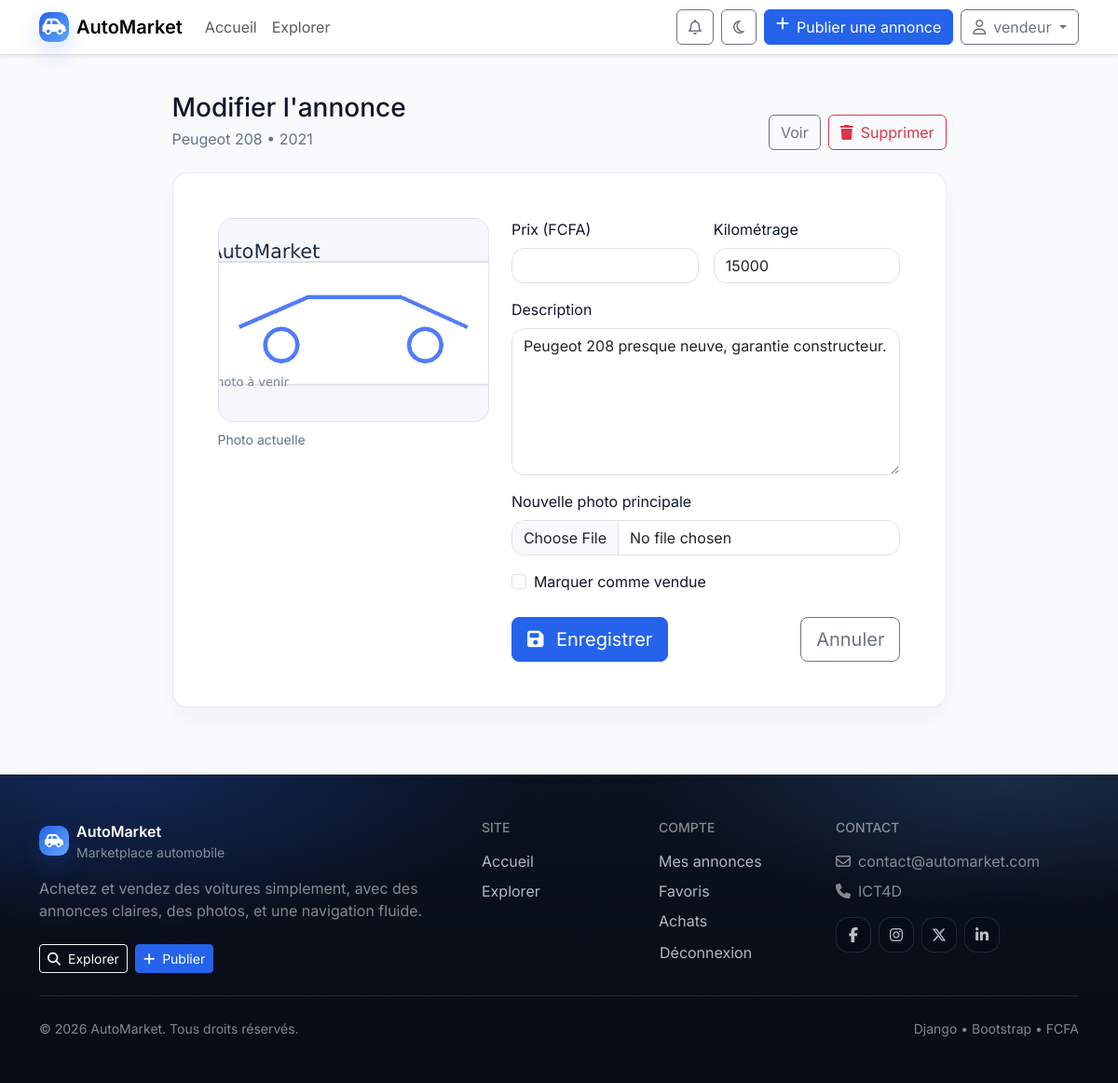
Page /voiture/2/modifier/ (signed in) on the committed database.
### voitures/models.py (models this page shows, shortened)
class Voiture(models.Model):
    ETAT_CHOICES = [
        ('neuf', 'Neuf'),
        ('occasion', 'Occasion'),
        ('reconditionne', 'Reconditionné'),
    ]
    COULEUR_CHOICES = [
        ('blanc', 'Blanc'),
        ('noir', 'Noir'),
        ('gris', 'Gris'),
        ('rouge', 'Rouge'),
        ('bleu', 'Bleu'),
        ('vert', 'Vert'),
        ('jaune', 'Jaune'),
        ('argent', 'Argent'),
        ('orange', 'Orange'),
        ('violet', 'Violet'),
        ('marron', 'Marron'),
        ('beige', 'Beige'),
    ]
    modele = models.ForeignKey(Modele, on_delete=models.CASCADE, related_name='voitures')
    prix = models.DecimalField(max_digits=10, decimal_places=2)
    kilometrage = models.PositiveIntegerField(default=0)
    annee = models.PositiveIntegerField(
        validators=[MinValueValidator(1900), MaxValueValidator(2026)]
    )
    couleur = models.CharField(max_length=20, choices=COULEUR_CHOICES)
    etat = models.CharField(max_length=20, choices=ETAT_CHOICES)
    description = models.TextField()
    date_ajout = models.DateTimeField(auto_now_add=True)
    date_modification = models.DateTimeField(auto_now=True)
    vendeur = models.ForeignKey(User, on_delete=models.CASCADE, related_name='voitures_vendues')
    est_vendue = models.BooleanField(default=False)
    est_reservee = models.BooleanField(default=False)
    image_principale = models.ImageField(
        upload_to='voitures/',
        default='voitures/default.jpg',
        blank=True
    )
    vue = models.PositiveIntegerField(default=0)
    class Meta:
        ordering = ['-date_ajout']
        verbose_name = 'Voiture'
        verbose_name_plural = 'Voitures'

class Modele(models.Model):
    TYPE_CARBURANT = [
        ('essence', 'Essence'),
        ('diesel', 'Diesel'),
        ('hybride', 'Hybride'),
        ('electrique', 'Électrique'),
        ('gpl', 'GPL'),
    ]
    TRANSMISSION = [
        ('manuelle', 'Manuelle'),
        ('automatique', 'Automatique'),
        ('semi-auto', 'Semi-automatique'),
    ]
    marque = models.ForeignKey(Marque, on_delete=models.CASCADE, related_name='modeles')
    nom = models.CharField(max_length=100)
    annee_lancement = models.PositiveIntegerField(
        validators=[MinValueValidator(1900), MaxValueValidator(2026)]
    )
    type_carburant = models.CharField(max_length=20, choices=TYPE_CARBURANT, default='essence')
    transmission = models.CharField(max_length=20, choices=TRANSMISSION, default='manuelle')
    puissance = models.PositiveIntegerField(help_text="Puissance en chevaux", default=100)
    consommation = models.FloatField(help_text="Consommation en L/100km", default=6.0)
    description = models.TextField(blank=True)
    class Meta:
        ordering = ['marque', 'nom']
        unique_together = ['marque', 'nom']
        verbose_name = 'Modèle'
        verbose_name_plural = 'Modèles'

class Marque(models.Model):
    nom = models.CharField(max_length=100, unique=True)
    pays = models.CharField(max_length=100)
    logo = models.ImageField(upload_to='logos/', blank=True, null=True)
    date_creation = models.DateField()
    description = models.TextField(blank=True)
    class Meta:
        ordering = ['nom']
        verbose_name = 'Marque'
        verbose_name_plural = 'Marques'

### voitures/views.py (the view, shortened to what this page needs)
# urls.py: path('voiture/<int:voiture_id>/modifier/', views.modifier_voiture, name='modifier_voiture'),
@login_required
def modifier_voiture(request, voiture_id):
    voiture = get_object_or_404(Voiture, id=voiture_id)
    if voiture.vendeur != request.user:
        messages.error(request, "Vous n'avez pas la permission de modifier cette annonce.")
        return redirect('detail_voiture', voiture_id=voiture_id)
    context = {'voiture': voiture}
    return render(request, 'voitures/modifier_voiture.html', context)

### voitures/context_processors.py (called while the page is built)
def notification_counts(request):
    if not getattr(request, "user", None) or not request.user.is_authenticated:
        return {"unread_notifications_count": 0}
    return {
        "unread_notifications_count": Notification.objects.filter(
            utilisateur=request.user, lu=False
        ).count()
    }

### templates/voitures/modifier_voiture.html (shortened to what this page needs)
{% extends 'base.html' %}
{% load static %}
{% block main_class %}container py-4{% endblock %}
{% block content %}
<div class="row justify-content-center">
  <div class="col-lg-9">
    <div class="d-flex flex-wrap align-items-end justify-content-between gap-3 mb-4">
      <div>
        <h1 class="h3 mb-1">Modifier l'annonce</h1>
        <p class="am-muted mb-0">{{ voiture.modele.marque.nom }} {{ voiture.modele.nom }} • {{ voiture.annee }}</p>
      </div>
      <div class="d-flex gap-2">
        <a class="btn btn-outline-secondary" href="{% url 'detail_voiture' voiture.id %}">Voir</a>
        <a class="btn btn-outline-danger" href="{% url 'supprimer_voiture' voiture.id %}">
          <i class="fa-solid fa-trash me-2"></i>Supprimer
        </a>
      </div>
    </div>
    <div class="am-card am-form-card p-4 p-md-5">
      <div class="row g-4">
        <div class="col-md-5">
          <div class="am-car-media ratio ratio-4x3">
            <img class="am-img-cover" src="{{ voiture.image_principale.url }}"
                 onerror="this.onerror=null;this.src='{% static 'img/placeholder-car.svg' %}';"
                 alt="{{ voiture.modele.marque.nom }} {{ voiture.modele.nom }}">
          </div>
          <div class="small am-muted mt-2">Photo actuelle</div>
        </div>
        <div class="col-md-7">
          <form method="post" enctype="multipart/form-data">
            <div class="row g-3">
              <div class="col-md-6">
                <label for="prix" class="form-label">Prix (FCFA)</label>
                <input type="number" class="form-control" id="prix" name="prix" min="0" step="0.01"
                       value="{{ voiture.prix }}" required>
              </div>
              <div class="col-md-6">
                <label for="kilometrage" class="form-label">Kilométrage</label>
                <input type="number" class="form-control" id="kilometrage" name="kilometrage" min="0"
                       value="{{ voiture.kilometrage }}" required>
              </div>
              <div class="col-12">
                <label for="description" class="form-label">Description</label>
                <textarea class="form-control" id="description" name="description" rows="6" required>{{ voiture.description }}</textarea>
              </div>
              <div class="col-12">
                <label for="image" class="form-label">Nouvelle photo principale</label>
                <input type="file" class="form-control" id="image" name="image" accept="image/*">
              </div>
              <div class="col-12">
                <div class="form-check">
                  <input class="form-check-input" type="checkbox" id="est_vendue" name="est_vendue" {% if voiture.est_vendue %}checked{% endif %}>
                  <label class="form-check-label" for="est_vendue">Marquer comme vendue</label>
                </div>
              </div>
            </div>
            <div class="d-flex flex-wrap justify-content-between gap-2 mt-4">
              <button type="submit" class="btn btn-primary btn-lg">
                <i class="fa-solid fa-floppy-disk me-2"></i> Enregistrer
              </button>
              <a class="btn btn-outline-secondary btn-lg" href="{% url 'detail_voiture' voiture.id %}">Annuler</a>
            </div>
          </form>
        </div>
      </div>
    </div>
  </div>
</div>
{% endblock %}

### templates/base.html (shortened to what this page needs)
{% load static %}
<!doctype html>
<html lang="fr" data-theme="light">
<head>
  <link href="https://cdn.jsdelivr.net/npm/bootstrap@5.3.3/dist/css/bootstrap.min.css" rel="stylesheet">
  <link rel="stylesheet" href="https://cdnjs.cloudflare.com/ajax/libs/font-awesome/6.5.2/css/all.min.css">
  <link rel="stylesheet" href="{% static 'css/app.css' %}">
</head>
<body class="{% block body_class %}{% endblock %}">
  <nav class="navbar navbar-expand-lg bg-white border-bottom shadow-sm sticky-top">
    <div class="container">
      <a class="navbar-brand fw-semibold d-flex align-items-center gap-2" href="{% url 'accueil' %}">
        <span class="brand-mark"><i class="fa-solid fa-car-side"></i></span>
        <span>AutoMarket</span>
      </a>
      <div class="collapse navbar-collapse" id="navbarNav">
        <ul class="navbar-nav me-auto">
          <li class="nav-item">
            <a class="nav-link {% if request.resolver_match.url_name == 'accueil' %}active{% endif %}"
               href="{% url 'accueil' %}">Accueil</a>
          </li>
          <li class="nav-item">
            <a class="nav-link {% if request.resolver_match.url_name == 'liste_voitures' %}active{% endif %}"
               href="{% url 'liste_voitures' %}">Explorer</a>
          </li>
        </ul>
        <div class="d-flex align-items-center gap-2">
          {% if user.is_authenticated %}
          <a class="btn btn-outline-secondary position-relative" href="{% url 'notifications' %}" aria-label="Notifications">
            <i class="fa-regular fa-bell"></i>
          </a>
          <button class="btn btn-outline-secondary" type="button" data-theme-toggle aria-label="Mode sombre/clair">
            <i class="fa-regular fa-moon"></i>
          </button>
          <a class="btn btn-primary d-none d-lg-inline-flex" href="{% url 'ajouter_voiture' %}">
            <i class="fa-solid fa-plus me-2"></i> Publier une annonce
          </a>
          <div class="dropdown">
            <button class="btn btn-outline-secondary dropdown-toggle" type="button" data-bs-toggle="dropdown"
                    aria-expanded="false">
              <i class="fa-regular fa-user me-2"></i>{{ user.username }}
            </button>
          </div>
          {% else %}
          <a class="btn btn-outline-secondary" href="{% url 'connexion' %}">Connexion</a>
          <a class="btn btn-primary" href="{% url 'inscription' %}">Créer un compte</a>
          {% endif %}
        </div>
      </div>
    </div>
  </nav>
  <main class="{% block main_class %}container py-4{% endblock %}">
    {% block content %}{% endblock %}
  </main>
  <footer class="am-footer mt-5">
    <div class="container py-5">
      <div class="row g-4">
        <div class="col-lg-5">
          <div class="d-flex align-items-center gap-2 mb-3">
            <span class="brand-mark"><i class="fa-solid fa-car-side"></i></span>
            <div>
              <div class="fw-semibold text-white">AutoMarket</div>
              <div class="small text-white-50">Marketplace automobile</div>
            </div>
          </div>
          <p class="text-white-50 mb-4">
            Achetez et vendez des voitures simplement, avec des annonces claires, des photos, et une navigation fluide.
          </p>
          <div class="d-flex flex-wrap gap-2">
            <a class="btn btn-sm btn-outline-light" href="{% url 'liste_voitures' %}">
              <i class="fa-solid fa-magnifying-glass me-2"></i>Explorer
            </a>
            {% if user.is_authenticated %}
              <a class="btn btn-sm btn-primary" href="{% url 'ajouter_voiture' %}">
                <i class="fa-solid fa-plus me-2"></i>Publier
              </a>
            {% else %}
              <a class="btn btn-sm btn-primary" href="{% url 'inscription' %}">Créer un compte</a>
            {% endif %}
          </div>
        </div>
        <div class="col-6 col-lg-2">
          <h6 class="text-uppercase small text-white-50 mb-3">Site</h6>
          <ul class="list-unstyled vstack gap-2 mb-0">
            <li><a class="am-footer-link" href="{% url 'accueil' %}">Accueil</a></li>
            <li><a class="am-footer-link" href="{% url 'liste_voitures' %}">Explorer</a></li>
          </ul>
        </div>
        <div class="col-6 col-lg-2">
          <h6 class="text-uppercase small text-white-50 mb-3">Compte</h6>
          <ul class="list-unstyled vstack gap-2 mb-0">
            {% if user.is_authenticated %}
              <li><a class="am-footer-link" href="{% url 'mes_voitures' %}">Mes annonces</a></li>
              <li><a class="am-footer-link" href="{% url 'mes_favoris' %}">Favoris</a></li>
              <li><a class="am-footer-link" href="{% url 'mes_achats' %}">Achats</a></li>
              <li>
                <form method="post" action="{% url 'deconnexion' %}">
                  <button class="am-footer-link btn btn-link p-0 text-start" type="submit">Déconnexion</button>
                </form>
              </li>
            {% else %}
              <li><a class="am-footer-link" href="{% url 'connexion' %}">Connexion</a></li>
              <li><a class="am-footer-link" href="{% url 'inscription' %}">Inscription</a></li>
            {% endif %}
          </ul>
        </div>
        <div class="col-lg-3">
          <h6 class="text-uppercase small text-white-50 mb-3">Contact</h6>
          <div class="text-white-50 vstack gap-2">
            <div><i class="fa-regular fa-envelope me-2"></i>contact@automarket.com</div>
            <div><i class="fa-solid fa-phone me-2"></i>ICT4D</div>
          </div>
          <div class="d-flex gap-2 mt-3">
            <a class="am-social" href="#" aria-label="Facebook"><i class="fa-brands fa-facebook-f"></i></a>
            <a class="am-social" href="#" aria-label="Instagram"><i class="fa-brands fa-instagram"></i></a>
            <a class="am-social" href="#" aria-label="X"><i class="fa-brands fa-x-twitter"></i></a>
            <a class="am-social" href="#" aria-label="LinkedIn"><i class="fa-brands fa-linkedin-in"></i></a>
          </div>
        </div>
      </div>
      <div class="am-footer-bottom d-flex flex-wrap justify-content-between align-items-center gap-2 pt-4 mt-4">
        <small class="text-white-50">&copy; {% now "Y" %} AutoMarket. Tous droits réservés.</small>
        <small class="text-white-50">Django • Bootstrap • FCFA</small>
      </div>
    </div>
  </footer>
</body>
</html>

### static/css/app.css (style rules this page uses)
:root { --am-bg: #f8fafc; --am-card: #ffffff; --am-text: #0f172a; --am-muted: #64748b; --am-border: rgba(15, 23, 42, 0.08); --am-primary: #2563eb; --am-primary-2: #1d4ed8; }
html, body { height: 100%; }
body { background: var(--am-bg); color: var(--am-text); font-family: Inter, system-ui, -apple-system, "Segoe UI", Roboto, Arial, sans-serif; }
.brand-mark { display: inline-flex; align-items: center; justify-content: center; width: 2rem; height: 2rem; border-radius: 0.65rem; background: linear-gradient(135deg, var(--am-primary), #60a5fa); color: #fff; box-shadow: 0 10px 25px rgba(37, 99, 235, 0.2); }
.am-card { background: var(--am-card); border: 1px solid var(--am-border); border-radius: 1rem; box-shadow: 0 10px 25px rgba(2, 6, 23, 0.04); }
.am-img-cover { width: 100%; height: 100%; object-fit: cover; }
.am-muted { color: var(--am-muted); }
.am-form-card .form-control, .am-form-card .form-select { border-radius: 0.85rem; }
.am-car-media { border-radius: 1rem; overflow: hidden; background: linear-gradient(180deg, #f8fafc, #eef2ff); border: 1px solid var(--am-border); }
.btn-primary { background: var(--am-primary); border-color: var(--am-primary); }
.am-footer { background: radial-gradient(800px 300px at 10% 0%, rgba(37, 99, 235, 0.28), transparent 55%), radial-gradient(700px 260px at 90% 0%, rgba(96, 165, 250, 0.18), transparent 55%), linear-gradient(180deg, #0b1220, #070b14); border-top: 1px solid rgba(148, 163, 184, 0.16); }
.am-footer-link { color: rgba(226, 232, 240, 0.78); text-decoration: none; }
.am-social { width: 38px; height: 38px; display: inline-flex; align-items: center; justify-content: center; border-radius: 0.85rem; border: 1px solid rgba(148, 163, 184, 0.18); color: rgba(226, 232, 240, 0.82); background: rgba(2, 6, 23, 0.25); text-decoration: none; transition: transform 160ms ease, background 160ms ease, border-color 160ms ease; }
.am-footer-bottom { border-top: 1px solid rgba(148, 163, 184, 0.16); }

### rows in the picture
Voiture: modele.marque.nom "Peugeot", modele.nom "208", annee "2021", image_principale (placeholder picture), kilometrage "15000", description "Peugeot 208 presque neuve, garantie constructeur."

### other values in the picture
{{ user.username }} "vendeur"
